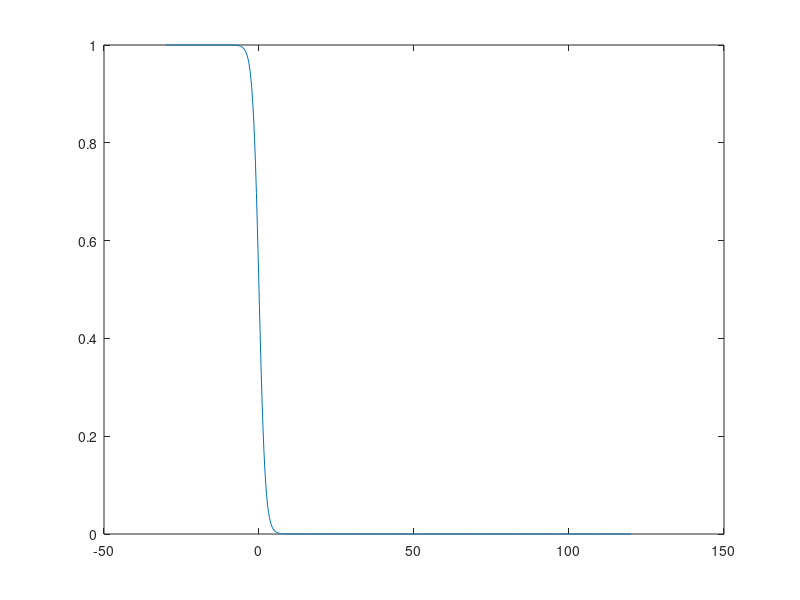

The MATLAB script that drew this image:
clear all;
%Formulae g(t)%
emp = [];
Thre = linspace(-30,120,500);

for xxxx = Thre
    emp = [emp (1-(1/(1+exp(-xxxx))))];
end

figure(1)
plot(Thre,emp);

fileID = fopen('Values_T_TrueAWGN_-5dB.txt.txt','a+');
fprintf(fileID,'%f\n',emp);
fclose(fileID);